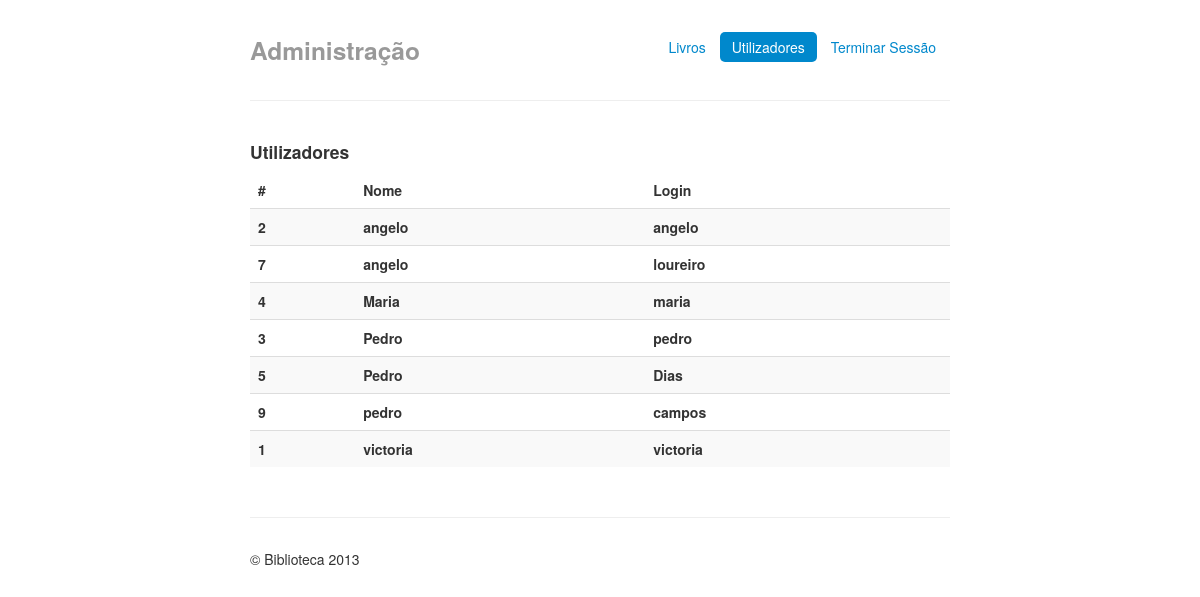
/admin.php?do=utilizadores, run on the app's committed database.
### tables this page shows
CREATE TABLE `Utilizador` (
  `ID_Utilizador` int(11) NOT NULL AUTO_INCREMENT,
  `nome` varchar(200) NOT NULL,
  `password` varchar(30) NOT NULL,
  `login` varchar(50) NOT NULL,
  `admin` int(1) NOT NULL,
  PRIMARY KEY (`ID_Utilizador`),
  UNIQUE KEY `login` (`login`)
);

### models/basededados.php (called while the page is built, shortened)
<?php
	function lista($tabela,$ordem="",$asc="",$limiteInferior="",$limiteSuperior="") {
		$limite = '';
		if($ordem != '' && $asc != '') {
			$ordem = "ORDER BY ".$ordem." ".$asc;
		}
		$s = "SELECT * FROM ".$tabela." ".$ordem." ".$limite;
		$q = mysql_query($s) or die(mysql_error());
		if(mysql_num_rows($q) > 0) {
			while($result[] = mysql_fetch_object($q));
			return $result;
		} else {
			return false;
		}
	}
?>

### views/listaUtilizadores.php (the view)
<div class="row-fluid">
  <div class="span12">
    <h4>Utilizadores</h4>
    <table class="table table-striped">
        <thead>
          <tr>
            <th>#</th>
            <th>Nome</th>
            <th>Login</th>
          </tr>
        </thead>
        <tbody>
          <?php foreach($utilizadores as $l) { if(is_object($l)) { ?>
            <tr>
              <th><?=$l->ID_Utilizador?></th>
              <th><?=$l->nome?></th>
              <th><?=$l->login?></th>
            </tr>
          <?php } } ?>
        </tbody>
    </table>
  </div>
</div>

### views/includes/back_template.php (style rules this page uses)
body { padding-top: 20px; padding-bottom: 40px; }

### data on the page
utilizador: ID_Utilizador "2", nome "angelo", login "angelo"
utilizador: ID_Utilizador "7", nome "angelo", login "loureiro"
utilizador: ID_Utilizador "4", nome "Maria", login "maria"
utilizador: ID_Utilizador "3", nome "Pedro", login "pedro"
utilizador: ID_Utilizador "5", nome "Pedro", login "Dias"
utilizador: ID_Utilizador "9", nome "pedro", login "campos"
utilizador: ID_Utilizador "1", nome "victoria", login "victoria"
